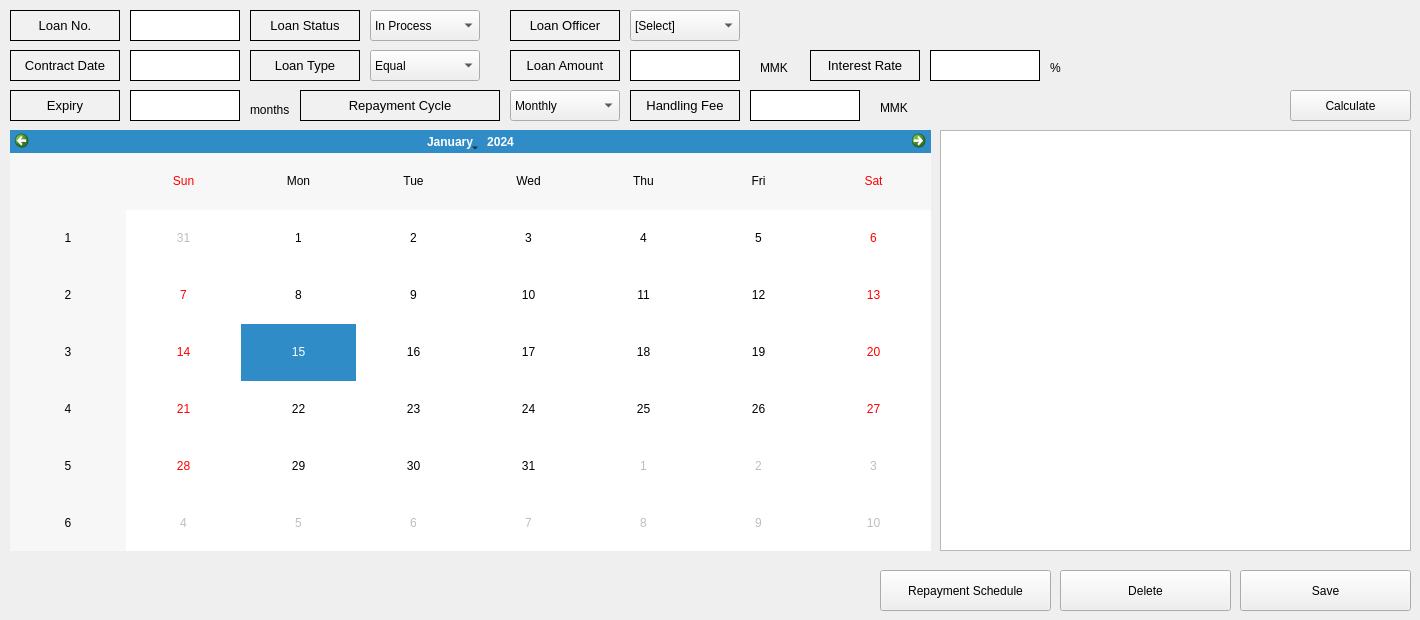
    <widget class="QWidget" name="tab">
     <attribute name="title">
      <string>Loan Info</string>
     </attribute>
     <widget class="QTableWidget" name="loanScheduleTable">
      <property name="geometry">
       <rect>
        <x>940</x>
        <y>130</y>
        <width>471</width>
        <height>421</height>
       </rect>
      </property>
     </widget>
     <widget class="QLabel" name="loanExpiry">
      <property name="geometry">
       <rect>
        <x>130</x>
        <y>90</y>
        <width>110</width>
        <height>31</height>
       </rect>
      </property>
      <property name="minimumSize">
       <size>
        <width>110</width>
        <height>0</height>
       </size>
      </property>
      <property name="maximumSize">
       <size>
        <width>110</width>
        <height>16777215</height>
       </size>
      </property>
      <property name="styleSheet">
       <string notr="true">background-color:rgb(255, 255, 255)
</string>
      </property>
      <property name="frameShape">
       <enum>QFrame::Box</enum>
      </property>
      <property name="text">
       <string/>
      </property>
     </widget>
     <widget class="QLabel" name="label_40">
      <property name="geometry">
       <rect>
        <x>10</x>
        <y>90</y>
        <width>110</width>
        <height>31</height>
       </rect>
      </property>
      <property name="minimumSize">
       <size>
        <width>110</width>
        <height>0</height>
       </size>
      </property>
      <property name="maximumSize">
       <size>
        <width>110</width>
        <height>16777215</height>
       </size>
      </property>
      <property name="font">
       <font>
        <pointsize>10</pointsize>
       </font>
      </property>
      <property name="styleSheet">
       <string notr="true">background-color:rgb(241, 241, 241)</string>
      </property>
      <property name="frameShape">
       <enum>QFrame::Box</enum>
      </property>
      <property name="text">
       <string>Expiry</string>
      </property>
      <property name="alignment">
       <set>Qt::AlignCenter</set>
      </property>
     </widget>
     <widget class="QCalendarWidget" name="loanCalendar">
      <property name="geometry">
       <rect>
        <x>10</x>
        <y>130</y>
        <width>921</width>
        <height>421</height>
       </rect>
      </property>
      <property name="locale">
       <locale language="English" country="UnitedStates"/>
      </property>
     </widget>
     <widget class="QComboBox" name="loanType">
      <property name="geometry">
       <rect>
        <x>370</x>
        <y>50</y>
        <width>110</width>
        <height>31</height>
       </rect>
      </property>
      <property name="minimumSize">
       <size>
        <width>110</width>
        <height>0</height>
       </size>
      </property>
      <property name="maximumSize">
       <size>
        <width>110</width>
        <height>16777215</height>
       </size>
      </property>
      <property name="layoutDirection">
       <enum>Qt::LeftToRight</enum>
      </property>
      <item>
       <property name="text">
        <string>Equal</string>
       </property>
      </item>
      <item>
       <property name="text">
        <string>Equal Principal</string>
       </property>
      </item>
      <item>
       <property name="text">
        <string>Bullet</string>
       </property>
      </item>
     </widget>
     <widget class="QLabel" name="label_33">
      <property name="geometry">
       <rect>
        <x>810</x>
        <y>50</y>
        <width>110</width>
        <height>31</height>
       </rect>
      </property>
      <property name="minimumSize">
       <size>
        <width>110</width>
        <height>0</height>
       </size>
      </property>
      <property name="maximumSize">
       <size>
        <width>110</width>
        <height>16777215</height>
       </size>
      </property>
      <property name="font">
       <font>
        <pointsize>10</pointsize>
       </font>
      </property>
      <property name="styleSheet">
       <string notr="true">background-color:rgb(241, 241, 241)</string>
      </property>
      <property name="frameShape">
       <enum>QFrame::Box</enum>
      </property>
      <property name="text">
       <string>Interest Rate</string>
      </property>
      <property name="alignment">
       <set>Qt::AlignCenter</set>
      </property>
     </widget>
     <widget class="QLabel" name="loanAmount">
      <property name="geometry">
       <rect>
        <x>630</x>
        <y>50</y>
        <width>110</width>
        <height>31</height>
       </rect>
      </property>
      <property name="minimumSize">
       <size>
        <width>110</width>
        <height>0</height>
       </size>
      </property>
      <property name="maximumSize">
       <size>
        <width>110</width>
        <height>16777215</height>
       </size>
      </property>
      <property name="styleSheet">
       <string notr="true">background-color:rgb(255, 255, 255)
</string>
      </property>
      <property name="frameShape">
       <enum>QFrame::Box</enum>
      </property>
      <property name="text">
       <string/>
      </property>
     </widget>
     <widget class="QLabel" name="loanInterestRate">
      <property name="geometry">
       <rect>
        <x>930</x>
        <y>50</y>
        <width>110</width>
        <height>31</height>
       </rect>
      </property>
      <property name="minimumSize">
       <size>
        <width>110</width>
        <height>0</height>
       </size>
      </property>
      <property name="maximumSize">
       <size>
        <width>110</width>
        <height>16777215</height>
       </size>
      </property>
      <property name="styleSheet">
       <string notr="true">background-color:rgb(255, 255, 255)
</string>
      </property>
      <property name="frameShape">
       <enum>QFrame::Box</enum>
      </property>
      <property name="text">
       <string/>
      </property>
     </widget>
     <widget class="QPushButton" name="deleteButton">
      <property name="geometry">
       <rect>
        <x>1060</x>
        <y>570</y>
        <width>171</width>
        <height>41</height>
       </rect>
      </property>
      <property name="text">
       <string>Delete</string>
      </property>
     </widget>
     <widget class="QLabel" name="label_37">
      <property name="geometry">
       <rect>
        <x>300</x>
        <y>90</y>
        <width>200</width>
        <height>31</height>
       </rect>
      </property>
      <property name="minimumSize">
       <size>
        <width>200</width>
        <height>0</height>
       </size>
      </property>
      <property name="maximumSize">
       <size>
        <width>200</width>
        <height>16777215</height>
       </size>
      </property>
      <property name="font">
       <font>
        <pointsize>10</pointsize>
       </font>
      </property>
      <property name="styleSheet">
       <string notr="true">background-color:rgb(241, 241, 241)</string>
      </property>
      <property name="frameShape">
       <enum>QFrame::Box</enum>
      </property>
      <property name="text">
       <string>Repayment Cycle</string>
      </property>
      <property name="alignment">
       <set>Qt::AlignCenter</set>
      </property>
     </widget>
     <widget class="QLabel" name="label_31">
      <property name="geometry">
       <rect>
        <x>630</x>
        <y>90</y>
        <width>110</width>
        <height>31</height>
       </rect>
      </property>
      <property name="minimumSize">
       <size>
        <width>110</width>
        <height>0</height>
       </size>
      </property>
      <property name="maximumSize">
       <size>
        <width>110</width>
        <height>16777215</height>
       </size>
      </property>
      <property name="font">
       <font>
        <pointsize>10</pointsize>
       </font>
      </property>
      <property name="styleSheet">
       <string notr="true">background-color:rgb(241, 241, 241)</string>
      </property>
      <property name="frameShape">
       <enum>QFrame::Box</enum>
      </property>
      <property name="text">
       <string>Handling Fee</string>
      </property>
      <property name="alignment">
       <set>Qt::AlignCenter</set>
      </property>
     </widget>
     <widget class="QComboBox" name="loanOfficer">
      <property name="geometry">
       <rect>
        <x>630</x>
        <y>10</y>
        <width>110</width>
        <height>31</height>
       </rect>
      </property>
      <property name="minimumSize">
       <size>
        <width>110</width>
        <height>0</height>
       </size>
      </property>
      <property name="maximumSize">
       <size>
        <width>110</width>
        <height>16777215</height>
       </size>
      </property>
      <property name="layoutDirection">
       <enum>Qt::LeftToRight</enum>
      </property>
      <item>
       <property name="text">
        <string>[Select]</string>
       </property>
      </item>
     </widget>
     <widget class="QComboBox" name="loanStatus">
      <property name="geometry">
       <rect>
        <x>370</x>
        <y>10</y>
        <width>110</width>
        <height>31</height>
       </rect>
      </property>
      <property name="minimumSize">
       <size>
        <width>110</width>
        <height>0</height>
       </size>
      </property>
      <property name="maximumSize">
       <size>
        <width>110</width>
        <height>16777215</height>
       </size>
      </property>
      <property name="layoutDirection">
       <enum>Qt::LeftToRight</enum>
      </property>
      <item>
       <property name="text">
        <string>In Process</string>
       </property>
      </item>
      <item>
       <property name="text">
        <string>연체</string>
       </property>
      </item>
     </widget>
     <widget class="QLabel" name="label_24">
      <property name="geometry">
       <rect>
        <x>510</x>
        <y>50</y>
        <width>110</width>
        <height>31</height>
       </rect>
      </property>
      <property name="minimumSize">
       <size>
        <width>110</width>
        <height>0</height>
       </size>
      </property>
      <property name="maximumSize">
       <size>
        <width>110</width>
        <height>16777215</height>
       </size>
      </property>
      <property name="font">
       <font>
        <pointsize>10</pointsize>
       </font>
      </property>
      <property name="styleSheet">
       <string notr="true">background-color:rgb(241, 241, 241)</string>
      </property>
      <property name="frameShape">
       <enum>QFrame::Box</enum>
      </property>
      <property name="text">
       <string>Loan Amount</string>
      </property>
      <property name="alignment">
       <set>Qt::AlignCenter</set>
      </property>
     </widget>
     <widget class="QLabel" name="loanContractDate">
      <property name="geometry">
       <rect>
        <x>130</x>
        <y>50</y>
        <width>110</width>
        <height>31</height>
       </rect>
      </property>
      <property name="minimumSize">
       <size>
        <width>110</width>
        <height>0</height>
       </size>
      </property>
      <property name="maximumSize">
       <size>
        <width>110</width>
        <height>16777215</height>
       </size>
      </property>
      <property name="styleSheet">
       <string notr="true">background-color:rgb(255, 255, 255)
</string>
      </property>
      <property name="frameShape">
       <enum>QFrame::Box</enum>
      </property>
      <property name="text">
       <string/>
      </property>
     </widget>
     <widget class="QPushButton" name="calculateButton">
      <property name="geometry">
       <rect>
        <x>1290</x>
        <y>90</y>
        <width>121</width>
        <height>31</height>
       </rect>
      </property>
      <property name="text">
       <string>Calculate</string>
      </property>
     </widget>
     <widget class="QLabel" name="label_22">
      <property name="geometry">
       <rect>
        <x>10</x>
        <y>10</y>
        <width>110</width>
        <height>31</height>
       </rect>
      </property>
      <property name="minimumSize">
       <size>
        <width>110</width>
        <height>0</height>
       </size>
      </property>
      <property name="maximumSize">
       <size>
        <width>110</width>
        <height>16777215</height>
       </size>
      </property>
      <property name="font">
       <font>
        <pointsize>10</pointsize>
       </font>
      </property>
      <property name="styleSheet">
       <string notr="true">background-color:rgb(241, 241, 241)</string>
      </property>
      <property name="frameShape">
       <enum>QFrame::Box</enum>
      </property>
      <property name="text">
       <string>Loan No.</string>
      </property>
      <property name="alignment">
       <set>Qt::AlignCenter</set>
      </property>
     </widget>
     <widget class="QLabel" name="laonNo">
      <property name="geometry">
       <rect>
        <x>130</x>
        <y>10</y>
        <width>110</width>
        <height>31</height>
       </rect>
      </property>
      <property name="minimumSize">
       <size>
        <width>110</width>
        <height>0</height>
       </size>
      </property>
      <property name="maximumSize">
       <size>
        <width>110</width>
        <height>16777215</height>
       </size>
      </property>
      <property name="styleSheet">
       <string notr="true">background-color:rgb(255, 255, 255)
</string>
      </property>
      <property name="frameShape">
       <enum>QFrame::Box</enum>
      </property>
      <property name="text">
       <string/>
      </property>
     </widget>
     <widget class="QLabel" name="label_35">
      <property name="geometry">
       <rect>
        <x>10</x>
        <y>50</y>
        <width>110</width>
        <height>31</height>
       </rect>
      </property>
      <property name="minimumSize">
       <size>
        <width>110</width>
        <height>0</height>
       </size>
      </property>
      <property name="maximumSize">
       <size>
        <width>110</width>
        <height>16777215</height>
       </size>
      </property>
      <property name="font">
       <font>
        <pointsize>10</pointsize>
       </font>
      </property>
      <property name="styleSheet">
       <string notr="true">background-color:rgb(241, 241, 241)</string>
      </property>
      <property name="frameShape">
       <enum>QFrame::Box</enum>
      </property>
      <property name="text">
       <string>Contract Date</string>
      </property>
      <property name="alignment">
       <set>Qt::AlignCenter</set>
      </property>
     </widget>
     <widget class="QLabel" name="label_42">
      <property name="geometry">
       <rect>
        <x>760</x>
        <y>60</y>
        <width>41</width>
        <height>16</height>
       </rect>
      </property>
      <property name="text">
       <string>MMK</string>
      </property>
     </widget>
     <widget class="QLabel" name="label_44">
      <property name="geometry">
       <rect>
        <x>1050</x>
        <y>60</y>
        <width>16</width>
        <height>16</height>
       </rect>
      </property>
      <property name="text">
       <string>%</string>
      </property>
     </widget>
     <widget class="QPushButton" name="repaymentScheduleButton">
      <property name="geometry">
       <rect>
        <x>880</x>
        <y>570</y>
        <width>171</width>
        <height>41</height>
       </rect>
      </property>
      <property name="text">
       <string>Repayment Schedule</string>
      </property>
     </widget>
     <widget class="QLabel" name="label_26">
      <property name="geometry">
       <rect>
        <x>250</x>
        <y>50</y>
        <width>110</width>
        <height>31</height>
       </rect>
      </property>
      <property name="minimumSize">
       <size>
        <width>110</width>
        <height>0</height>
       </size>
      </property>
      <property name="maximumSize">
       <size>
        <width>110</width>
        <height>16777215</height>
       </size>
      </property>
      <property name="font">
       <font>
        <pointsize>10</pointsize>
       </font>
      </property>
      <property name="styleSheet">
       <string notr="true">background-color:rgb(241, 241, 241)</string>
      </property>
      <property name="frameShape">
       <enum>QFrame::Box</enum>
      </property>
      <property name="text">
       <string>Loan Type</string>
      </property>
      <property name="alignment">
       <set>Qt::AlignCenter</set>
      </property>
     </widget>
     <widget class="QLabel" name="loanHandlingFee">
      <property name="geometry">
       <rect>
        <x>750</x>
        <y>90</y>
        <width>110</width>
        <height>31</height>
       </rect>
      </property>
      <property name="minimumSize">
       <size>
        <width>110</width>
        <height>0</height>
       </size>
      </property>
      <property name="maximumSize">
       <size>
        <width>110</width>
        <height>16777215</height>
       </size>
      </property>
      <property name="styleSheet">
       <string notr="true">background-color:rgb(255, 255, 255)
</string>
      </property>
      <property name="frameShape">
       <enum>QFrame::Box</enum>
      </property>
      <property name="text">
       <string/>
      </property>
     </widget>
     <widget class="QLabel" name="label_43">
      <property name="geometry">
       <rect>
        <x>880</x>
        <y>100</y>
        <width>41</width>
        <height>16</height>
       </rect>
      </property>
      <property name="text">
       <string>MMK</string>
      </property>
     </widget>
     <widget class="QComboBox" name="loanRepaymentCicle">
      <property name="geometry">
       <rect>
        <x>510</x>
        <y>90</y>
        <width>110</width>
        <height>31</height>
       </rect>
      </property>
      <property name="minimumSize">
       <size>
        <width>110</width>
        <height>0</height>
       </size>
      </property>
      <property name="maximumSize">
       <size>
        <width>110</width>
        <height>16777215</height>
       </size>
      </property>
      <property name="layoutDirection">
       <enum>Qt::LeftToRight</enum>
      </property>
      <item>
       <property name="text">
        <string>Monthly</string>
       </property>
      </item>
      <item>
       <property name="text">
        <string>4 Week</string>
       </property>
      </item>
      <item>
       <property name="text">
        <string>2 Week</string>
       </property>
      </item>
      <item>
       <property name="text">
        <string>Weekly</string>
       </property>
      </item>
     </widget>
     <widget class="QLabel" name="label_25">
      <property name="geometry">
       <rect>
        <x>250</x>
        <y>10</y>
        <width>110</width>
        <height>31</height>
       </rect>
      </property>
      <property name="minimumSize">
       <size>
        <width>110</width>
        <height>0</height>
       </size>
      </property>
      <property name="maximumSize">
       <size>
        <width>110</width>
        <height>16777215</height>
       </size>
      </property>
      <property name="font">
       <font>
        <pointsize>10</pointsize>
       </font>
      </property>
      <property name="styleSheet">
       <string notr="true">background-color:rgb(241, 241, 241)</string>
      </property>
      <property name="frameShape">
       <enum>QFrame::Box</enum>
      </property>
      <property name="text">
       <string>Loan Status</string>
      </property>
      <property name="alignment">
       <set>Qt::AlignCenter</set>
      </property>
     </widget>
     <widget class="QLabel" name="label_27">
      <property name="geometry">
       <rect>
        <x>510</x>
        <y>10</y>
        <width>110</width>
        <height>31</height>
       </rect>
      </property>
      <property name="minimumSize">
       <size>
        <width>110</width>
        <height>0</height>
       </size>
      </property>
      <property name="maximumSize">
       <size>
        <width>110</width>
        <height>16777215</height>
       </size>
      </property>
      <property name="font">
       <font>
        <pointsize>10</pointsize>
       </font>
      </property>
      <property name="styleSheet">
       <string notr="true">background-color:rgb(241, 241, 241)</string>
      </property>
      <property name="frameShape">
       <enum>QFrame::Box</enum>
      </property>
      <property name="text">
       <string>Loan Officer</string>
      </property>
      <property name="alignment">
       <set>Qt::AlignCenter</set>
      </property>
     </widget>
     <widget class="QLabel" name="label_45">
      <property name="geometry">
       <rect>
        <x>250</x>
        <y>100</y>
        <width>51</width>
        <height>20</height>
       </rect>
      </property>
      <property name="text">
       <string>months</string>
      </property>
     </widget>
     <widget class="QPushButton" name="saveButton">
      <property name="geometry">
       <rect>
        <x>1240</x>
        <y>570</y>
        <width>171</width>
        <height>41</height>
       </rect>
      </property>
      <property name="text">
       <string>Save</string>
      </property>
     </widget>
    </widget>
